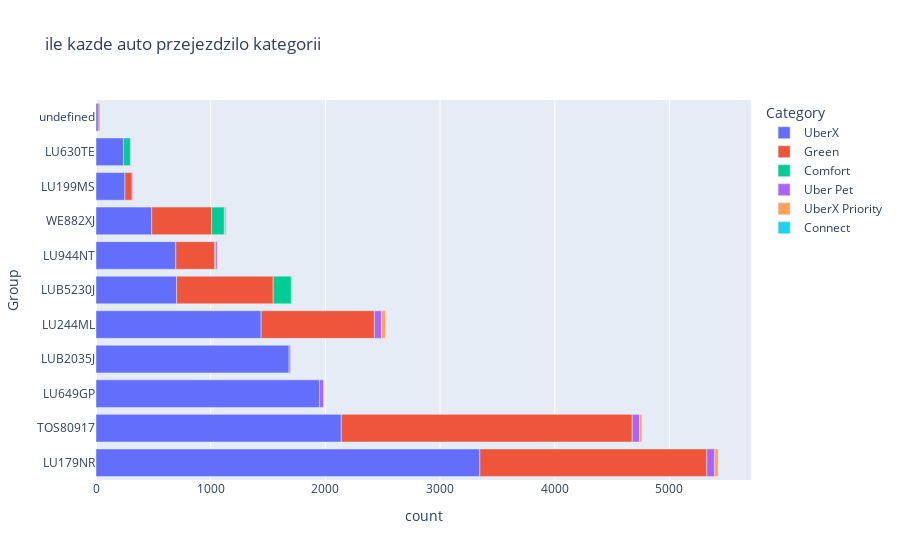

This figure's notebook cell:
### Code cell
import os
import pandas as pd
import plotly as pt
import matplotlib.pyplot as plt
import seaborn as sns
import numpy as np
import plotly.express as px
from plotly_calplot import calplot
from pathlib import Path

project_root = Path(os.getcwd()).resolve().parent
merged_data_dir = project_root / "data" / "merged"
dataset = pd.read_csv(f"{merged_data_dir}/combined_cleaned_dataset.csv",encoding='cp1250', sep=",")

# pickup_destination_data = pd.DataFrame()

# pickup_destination_data.insert(0, 'begintrip_lat', dataset.pop('begintrip_lat'))
# pickup_destination_data.insert(1, 'begintrip_lng', dataset.pop('begintrip_lng'))
# pickup_destination_data.insert(2, 'dropoff_lat', dataset.pop('dropoff_lat'))
# pickup_destination_data.insert(3, 'dropoff_lng', dataset.pop('dropoff_lng'))


df_counts = dataset.groupby(['product_type_name', 'license_plate']).size().reset_index(name='count')
df_counts_sorted = df_counts.sort_values(by='count', ascending=False)
fig = px.bar(df_counts_sorted, 
             y='license_plate', 
             x='count', 
             color='product_type_name', 
             title="ile kazde auto przejezdzilo kategorii",
             labels={'product_type_name': 'Category', 'license_plate': 'Group'},
             hover_data=['product_type_name', 'license_plate', 'count'])

fig.show()


dataset.info()

### Figure 1 — Plotly figure (JSON) as saved in the notebook; plotly's stock layout.template omitted (floating-point values rounded to 4 significant figures)
{"data": [{"alignmentgroup": "True", "customdata": [["UberX"], ["UberX"], ["UberX"], ["UberX"], ["UberX"], ["UberX"], ["UberX"], ["UberX"], ["UberX"], ["UberX"], ["UberX"]], "hovertemplate": "Category=%{customdata[0]}<br>count=%{x}<br>Group=%{y}<extra></extra>", "legendgroup": "UberX", "marker": {"color": "#636efa", "pattern": {"shape": ""}}, "name": "UberX", "offsetgroup": "UberX", "orientation": "h", "showlegend": true, "textposition": "auto", "type": "bar", "x": [3347, 2139, 1949, 1684, 1440, 703, 696, 486, 252, 241, 20], "xaxis": "x", "y": ["LU179NR", "TOS80917", "LU649GP", "LUB2035J", "LU244ML", "LUB5230J", "LU944NT", "WE882XJ", "LU199MS", "LU630TE", "undefined"], "yaxis": "y"}, {"alignmentgroup": "True", "customdata": [["Green"], ["Green"], ["Green"], ["Green"], ["Green"], ["Green"], ["Green"], ["Green"]], "hovertemplate": "Category=%{customdata[0]}<br>count=%{x}<br>Group=%{y}<extra></extra>", "legendgroup": "Green", "marker": {"color": "#EF553B", "pattern": {"shape": ""}}, "name": "Green", "offsetgroup": "Green", "orientation": "h", "showlegend": true, "textposition": "auto", "type": "bar", "x": [2537, 1979, 988, 842, 522, 340, 63, 12], "xaxis": "x", "y": ["TOS80917", "LU179NR", "LU244ML", "LUB5230J", "WE882XJ", "LU944NT", "LU199MS", "undefined"], "yaxis": "y"}, {"alignmentgroup": "True", "customdata": [["Comfort"], ["Comfort"], ["Comfort"], ["Comfort"]], "hovertemplate": "Category=%{customdata[0]}<br>count=%{x}<br>Group=%{y}<extra></extra>", "legendgroup": "Comfort", "marker": {"color": "#00cc96", "pattern": {"shape": ""}}, "name": "Comfort", "offsetgroup": "Comfort", "orientation": "h", "showlegend": true, "textposition": "auto", "type": "bar", "x": [158, 111, 59, 9], "xaxis": "x", "y": ["LUB5230J", "WE882XJ", "LU630TE", "LU944NT"], "yaxis": "y"}, {"alignmentgroup": "True", "customdata": [["Uber Pet"], ["Uber Pet"], ["Uber Pet"], ["Uber Pet"], ["Uber Pet"], ["Uber Pet"], ["Uber Pet"], ["Uber Pet"], ["Uber Pet"]], "hovertemplate": "Category=%{customdata[0]}<br>count=%{x}<br>Group=%{y}<extra></extra>", "legendgroup": "Uber Pet", "marker": {"color": "#ab63fa", "pattern": {"shape": ""}}, "name": "Uber Pet", "offsetgroup": "Uber Pet", "orientation": "h", "showlegend": true, "textposition": "auto", "type": "bar", "x": [69, 64, 62, 35, 13, 12, 7, 5, 5], "xaxis": "x", "y": ["LU179NR", "TOS80917", "LU244ML", "LU649GP", "LU944NT", "LUB2035J", "LU630TE", "WE882XJ", "LU199MS"], "yaxis": "y"}, {"alignmentgroup": "True", "customdata": [["UberX Priority"], ["UberX Priority"], ["UberX Priority"], ["UberX Priority"], ["UberX Priority"], ["UberX Priority"]], "hovertemplate": "Category=%{customdata[0]}<br>count=%{x}<br>Group=%{y}<extra></extra>", "legendgroup": "UberX Priority", "marker": {"color": "#FFA15A", "pattern": {"shape": ""}}, "name": "UberX Priority", "offsetgroup": "UberX Priority", "orientation": "h", "showlegend": true, "textposition": "auto", "type": "bar", "x": [36, 31, 20, 13, 11, 3], "xaxis": "x", "y": ["LU244ML", "LU179NR", "TOS80917", "WE882XJ", "LUB5230J", "LU630TE"], "yaxis": "y"}, {"alignmentgroup": "True", "customdata": [["Connect"], ["Connect"], ["Connect"]], "hovertemplate": "Category=%{customdata[0]}<br>count=%{x}<br>Group=%{y}<extra></extra>", "legendgroup": "Connect", "marker": {"color": "#19d3f3", "pattern": {"shape": ""}}, "name": "Connect", "offsetgroup": "Connect", "orientation": "h", "showlegend": true, "textposition": "auto", "type": "bar", "x": [2, 1, 1], "xaxis": "x", "y": ["WE882XJ", "LUB5230J", "LU244ML"], "yaxis": "y"}], "layout": {"barmode": "relative", "legend": {"title": {"text": "Category"}, "tracegroupgap": 0}, "title": {"text": "ile kazde auto przejezdzilo kategorii"}, "xaxis": {"anchor": "y", "domain": [0, 1], "title": {"text": "count"}}, "yaxis": {"anchor": "x", "domain": [0, 1], "title": {"text": "Group"}}}}
